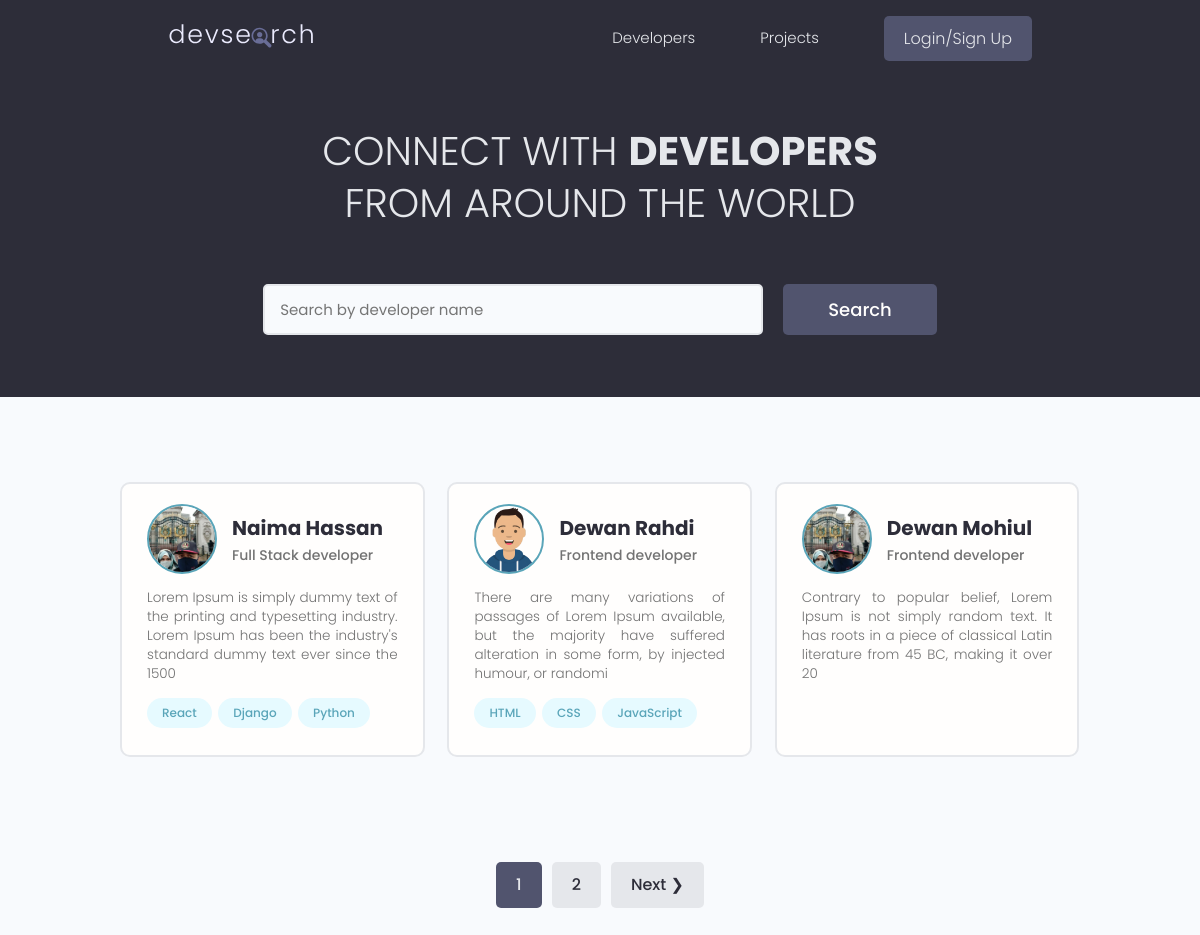
Before: / with the older database file.
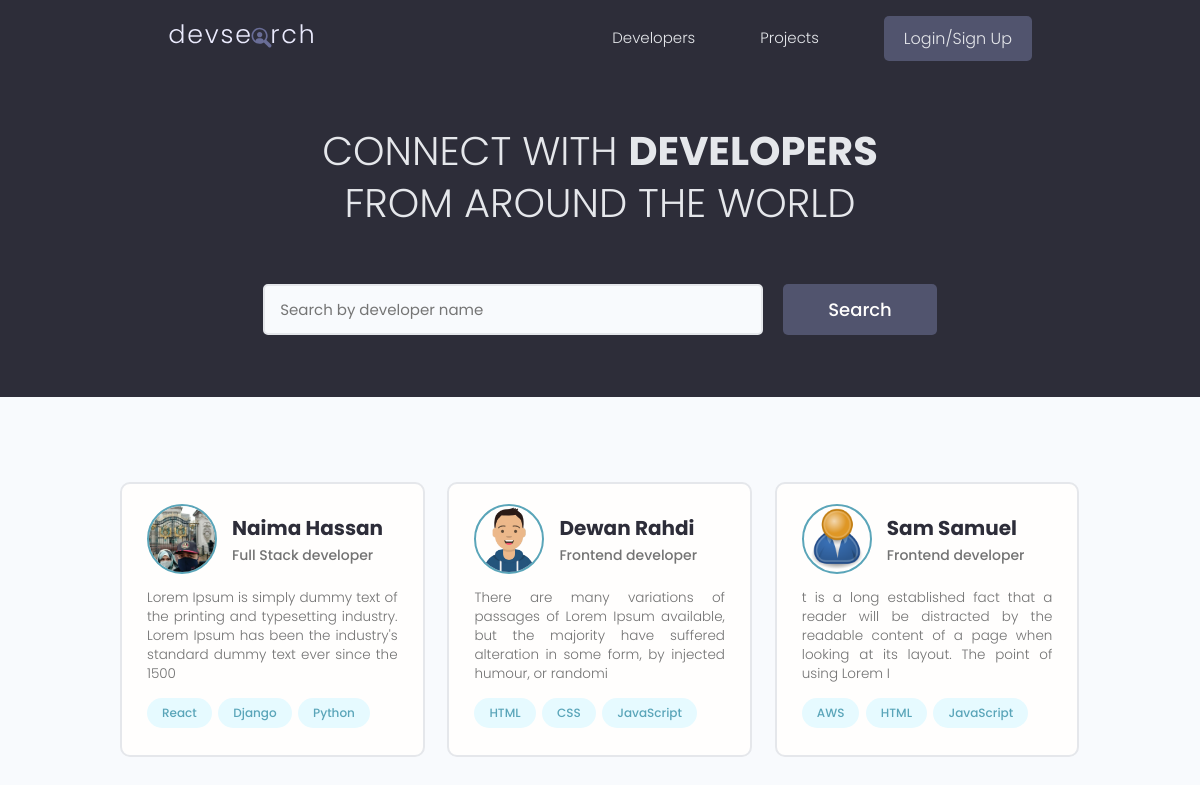
After: the same page with the newer database file.
### users/models.py (models this page shows, shortened)
class Profile(models.Model):
   user = models.OneToOneField(User, on_delete = models.CASCADE, null=True, blank=True)
   name = models.CharField(max_length=200, null=True, blank=True)
   email = models.EmailField(max_length=500, blank=True,null=True)
   username = models.CharField(max_length=200, null=True, blank=True)
   location = models.CharField(max_length=200, null=True, blank=True)
   short_intro=models.CharField(max_length=200, null=True, blank=True)
   bio = models.TextField(null=True, blank=True)
   profile_image = models.ImageField(null=True, blank=True, upload_to='profiles/', default='profiles/user-default.png')
   social_github = models.CharField(max_length=200, null=True, blank=True)
   social_twitter = models.CharField(max_length=200, null=True, blank=True)
   social_linkedin = models.CharField(max_length=200, null=True, blank=True)
   social_youtube = models.CharField(max_length=200, null=True, blank=True)
   social_website = models.CharField(max_length=200, null=True, blank=True)
   created_at = models.DateTimeField(auto_now_add=True)
   id = models.UUIDField(default = uuid.uuid4, unique=True, primary_key=True, editable=False)
   class Meta:
      ordering = ['created_at']
   @property
   def imageURL(self):
      try:
         url = self.profile_image.url
      except:
         url = ''
      return url

class Skill(models.Model):
   owner = models.ForeignKey(Profile, on_delete=models.CASCADE, null=True, blank=True)
   name = models.CharField(max_length=200, null=True, blank=True)
   description = models.TextField(null=True, blank=True)
   created_at = models.DateTimeField(auto_now_add=True)
   id = models.UUIDField(default = uuid.uuid4, unique=True, primary_key=True, editable=False)
   def __str__(self):
      return str(self.name)

### users/views.py (the view)
# urls.py: path('', views.profiles, name="profiles"),
def profiles(request):
   profiles, search_query = searchProfiles(request)
   custom_range, profiles = paginateProfiles(request, profiles, 3)
   context ={'profiles': profiles, 'search_query': search_query, 'custom_range': custom_range}
   return render(request, 'users/profiles.html', context)

### users/utils.py (called while the page is built)
def paginateProfiles(request, profiles, results):
   page = request.GET.get('page')
   paginator = Paginator(profiles, results)
   try:
      profiles = paginator.page(page)
   except PageNotAnInteger:
      page = 1
      profiles = paginator.page(page)
   except EmptyPage:
      page = paginator.num_pages
      profiles = paginator.page(page)
   leftIndex = (int(page) -4)
   if leftIndex < 1:
      leftIndex = 1
   rightIndex = (int(page) + 5)
   if rightIndex > paginator.num_pages:
      rightIndex = paginator.num_pages+1
   custom_range = range(leftIndex, rightIndex)
   return custom_range, profiles

def searchProfiles(request):
   search_query = ''
   if request.GET.get('search_query'):
      search_query = request.GET.get('search_query')
   skills = Skill.objects.filter(name__icontains=search_query)
   profiles = Profile.objects.distinct().filter(
      Q(name__icontains=search_query) |
      Q(short_intro__icontains=search_query) |
      Q(skill__in=skills))
   return profiles, search_query

### users/templates/users/profiles.html (shortened to what this page needs)
{% extends 'main.html' %}
{% block content %}
<main class="home">
   <section class="hero-section text-center">
      <div class="container container--narrow">
         <div class="hero-section__box">
            <h2>CONNECT WITH <span>DEVELOPERS</span></h2>
            <h2>FROM AROUND THE WORLD</h2>
         </div>
         <div class="hero-section__search">
            <form id="searchForm" class="form" action="{% url 'profiles' %}" method="get">
               <div class="form__field">
                  <input class="input input--text" id="formInput#search" type="text" name="search_query"
                     value="{{search_query}}" placeholder="Search by developer name" />
               </div>
               <input class="btn btn--sub btn--lg" type="submit" value="Search" />
            </form>
         </div>
      </div>
   </section>
   <section class="devlist">
      <div class="container">
         <div class="grid grid--three">
            {% for profile in profiles %}
            <div class="column card">
               <div class="dev">
                  <a href="{% url 'user-profile' profile.id %}" target="_blank" class="card__body">
                     <div class="dev__profile">
                        <img class="avatar avatar--md" src="{{profile.imageURL}}" alt="image" />
                        <div class="dev__meta">
                           <h3>{{profile.name}}</h3>
                           <h5>{{profile.short_intro|slice:"60"}}</h5>
                        </div>
                     </div>
                     <p class="dev__info">
                        {{profile.bio|slice:"150"}}
                     </p>
                     <div class="dev__skills">
                        {% for skill in profile.skill_set.all|slice:"3" %}
                        <span class="tag tag--pill tag--main">
                           <small>{{skill}}</small>
                        </span>
                        {% endfor %}
                     </div>
                  </a>
               </div>
            </div>
            {% endfor %}
         </div>
      </div>
   </section>
   {% include 'pagination.html' with queryset=profiles custom_range=custom_range %}
</main>
{% endblock content %}

Changed rows visible on the page:
removed Profile: imageURL (picture), name "Dewan Mohiul", short_intro "Frontend developer", bio "Contrary to popular belief, Lorem Ipsum is not simply random text. It has roots in a piece of classical Latin literature from 45 BC, making it over 20"
now on this page (row unchanged): Profile: imageURL (placeholder picture), name "Sam Samuel", short_intro "Frontend developer", bio "t is a long established fact that a reader will be distracted by the readable content of a page when looking at its layout. The point of using Lorem I"
now on this page (row unchanged): Skill: name "AWS", shown under "Sam Samuel"
now on this page (row unchanged): Skill: name "HTML", shown under "Sam Samuel"
now on this page (row unchanged): Skill: name "JavaScript", shown under "Sam Samuel"
Other visible differences:
list line gone: "1"
list line gone: "2"
text no longer shown: "Next ❯"
